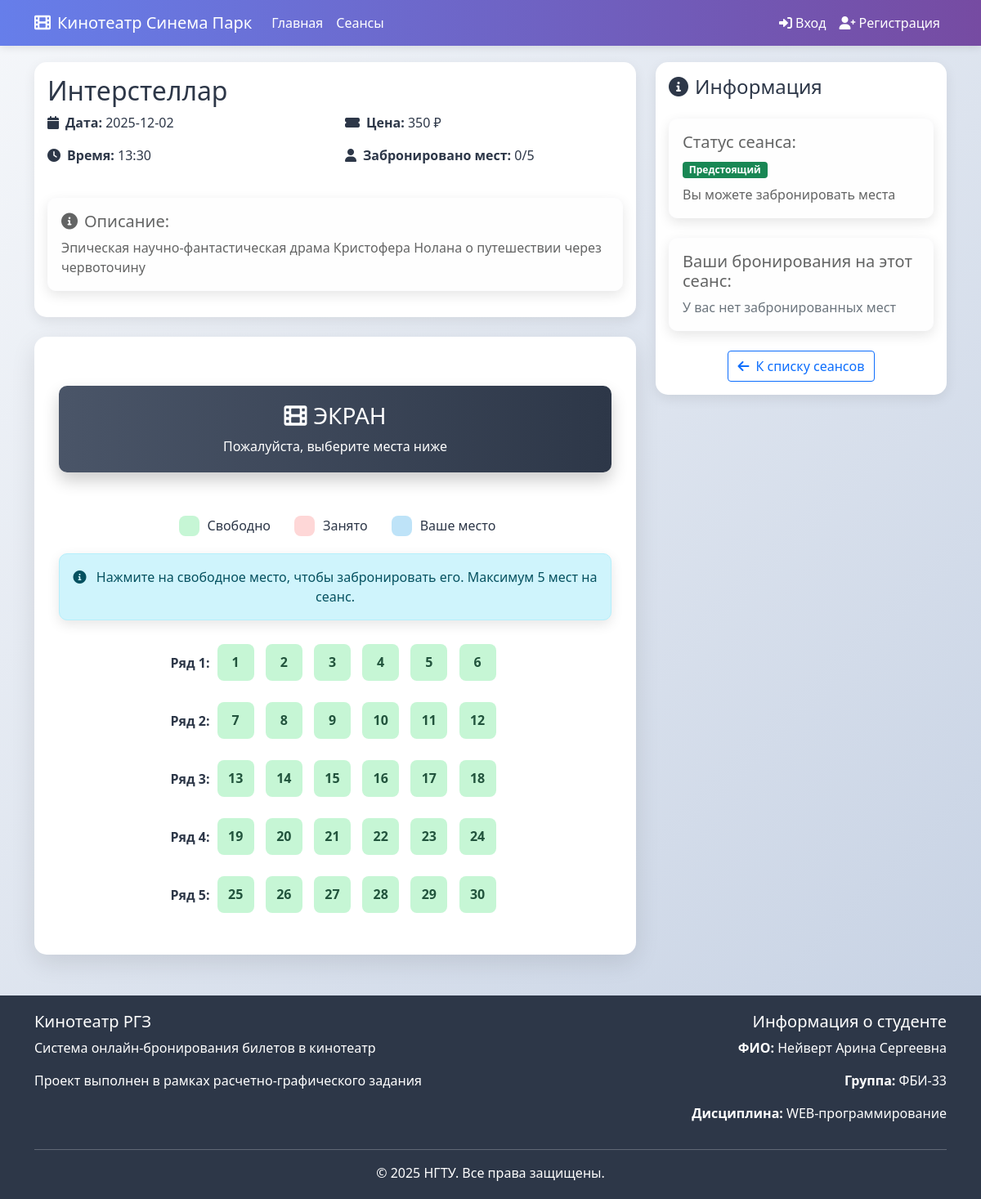
The app's page /rgz/session/3 (signed in) with its own data.
### tables this page shows
CREATE TABLE movies (
            id INTEGER PRIMARY KEY AUTOINCREMENT,
            title TEXT NOT NULL,
            description TEXT,
            duration_minutes INTEGER,
            created_at TIMESTAMP DEFAULT CURRENT_TIMESTAMP
        );

### rgz.py (the view)
@rgz_bp.route('/session/<int:session_id>')
def session_detail(session_id):
    if 'user_id' not in session:
        flash('Для бронирования необходимо войти в систему', 'error')
        return redirect(url_for('rgz.login'))
    conn = get_db_connection()
    session_data = conn.execute('''
        SELECT s.*, m.title as movie_title, m.description as movie_description
        FROM sessions s
        JOIN movies m ON s.movie_id = m.id
        WHERE s.id = ?
    ''', (session_id,)).fetchone()
    if not session_data:
        flash('Сеанс не найден', 'error')
        return redirect(url_for('rgz.sessions'))
    is_past = is_session_in_past(session_data['session_date'], session_data['session_time'])
    bookings = conn.execute('''
        SELECT b.seat_number, u.name as user_name, u.id as user_id
        FROM bookings b
        JOIN users u ON b.user_id = u.id
        WHERE b.session_id = ?
    ''', (session_id,)).fetchall()
    user_bookings_count = conn.execute('''
        SELECT COUNT(*) FROM bookings
        WHERE session_id = ? AND user_id = ?
    ''', (session_id, session['user_id'])).fetchone()[0]
    conn.close()
    can_book_more = user_bookings_count < CINEMA_CONFIG['max_seats_per_user']
    seats = []
    booked_seats_by_user = {}
    for booking in bookings:
        booked_seats_by_user[booking['seat_number']] = {
            'user_name': booking['user_name'],
            'user_id': booking['user_id']
        }
    for seat_num in range(1, CINEMA_CONFIG['total_seats'] + 1):
        status = booked_seats_by_user.get(seat_num)
        seats.append({
            'number': seat_num,
            'row': ((seat_num - 1) // CINEMA_CONFIG['cols']) + 1,
            'col': ((seat_num - 1) % CINEMA_CONFIG['cols']) + 1,
            'booked': status is not None,
            'booked_by_current': status['user_id'] == session['user_id'] if status else False,
            'user_name': status['user_name'] if status else None
        })
    return render_template('rgz/session_detail.html',
                         session=session_data,
                         seats=seats,
                         cinema_config=CINEMA_CONFIG,
                         student_info=STUDENT_INFO,
                         is_past=is_past,
                         user_bookings_count=user_bookings_count,
                         can_book_more=can_book_more)

### rgz.py (called while the page is built)
def get_db_path():
    base_dir = os.path.dirname(os.path.abspath(__file__))
    return os.path.join(base_dir, 'rgz_database.db')

def get_db_connection():
    db_path = get_db_path()
    conn = sqlite3.connect(db_path)
    conn.row_factory = sqlite3.Row
    return conn

def is_session_in_past(session_date_str, session_time_str):
    try:
        session_datetime = datetime.strptime(f'{session_date_str} {session_time_str}', '%Y-%m-%d %H:%M:%S')
        return session_datetime < datetime.now()
    except ValueError:
        try:
            session_datetime = datetime.strptime(f'{session_date_str} {session_time_str}', '%Y-%m-%d %H:%M')
            return session_datetime < datetime.now()
        except ValueError:
            return False

@rgz_bp.before_request
def before_request():
    g.student_info = STUDENT_INFO

### templates/rgz/session_detail.html (shortened to what this page needs)
{% extends "rgz/base.html" %}
{% block content %}
<div class="row">
    <div class="col-lg-8">
        <div class="card mb-4">
            <div class="card-body">
                <h2 class="card-title">{{ session.movie_title }}</h2>
                <div class="row mb-4">
                    <div class="col-md-6">
                        <p><i class="fas fa-calendar me-2"></i><strong>Дата:</strong> {{ session.session_date }}</p>
                        <p><i class="fas fa-clock me-2"></i><strong>Время:</strong> {{ session.session_time[:5] }}</p>
                    </div>
                    <div class="col-md-6">
                        <p><i class="fas fa-ticket-alt me-2"></i><strong>Цена:</strong> {{ session.price }} ₽</p>
                        <p><i class="fas fa-user me-2"></i><strong>Забронировано мест:</strong>
                            <span id="user-bookings-count">{{ user_bookings_count }}</span>/{{ cinema_config.max_seats_per_user }}
                        </p>
                    </div>
                </div>
                {% if session.movie_description %}
                <div class="alert alert-light">
                    <h5><i class="fas fa-info-circle me-2"></i>Описание:</h5>
                    <p class="mb-0">{{ session.movie_description }}</p>
                </div>
                {% endif %}
            </div>
        </div>
        <div class="cinema-layout">
            <div class="screen mb-5">
                <h3><i class="fas fa-film me-2"></i>ЭКРАН</h3>
                <p class="mb-0">Пожалуйста, выберите места ниже</p>
            </div>
            <div class="text-center mb-4">
                <div class="d-flex justify-content-center align-items-center mb-3">
                    <div class="d-flex align-items-center me-4">
                        <div class="seat available legend"></div>
                        <span>Свободно</span>
                    </div>
                    <div class="d-flex align-items-center me-4">
                        <div class="seat booked legend"></div>
                        <span>Занято</span>
                    </div>
                    <div class="d-flex align-items-center">
                        <div class="seat own-booking legend"></div>
                        <span>Ваше место</span>
                    </div>
                </div>
                {% if is_past %}
                <div class="alert alert-warning">
                    <i class="fas fa-exclamation-triangle me-2"></i>
                    Этот сеанс уже прошел. Бронирование недоступно.
                </div>
                {% elif not can_book_more %}
                <div class="alert alert-warning">
                    <i class="fas fa-exclamation-triangle me-2"></i>
                    Вы уже забронировали максимальное количество мест ({{ cinema_config.max_seats_per_user }}) на этот сеанс.
                </div>
                {% else %}
                <div class="alert alert-info">
                    <i class="fas fa-info-circle me-2"></i>
                    Нажмите на свободное место, чтобы забронировать его.
                    Максимум {{ cinema_config.max_seats_per_user }} мест на сеанс.
                </div>
                {% endif %}
            </div>
            <div class="seats-container text-center">
                {% for seat in seats %}
                    {% if seat.col == 1 %}
                        <div class="mb-3">
                            <strong>Ряд {{ seat.row }}:</strong>
                    {% endif %}
                    <div class="seat
                        {% if seat.booked %}
                            {% if seat.booked_by_current %}own-booking{% else %}booked{% endif %}
                        {% else %}
                            available
                        {% endif %}"
                        data-seat="{{ seat.number }}"
                        {% if not is_past and not seat.booked and can_book_more %}
                            onclick="bookSeat({{ session.id }}, {{ seat.number }})"
                        {% elif seat.booked_by_current %}
                            onclick="cancelBooking({{ session.id }}, {{ seat.number }})"
                        {% endif %}
                        title="Место {{ seat.number }}{% if seat.booked %} ({{ seat.user_name }}){% endif %}">
                        {{ seat.number }}
                    </div>
                    {% if seat.col == cinema_config.cols or loop.last %}
                        </div>
                    {% endif %}
                {% endfor %}
            </div>
        </div>
    </div>
    <div class="col-lg-4">
        <div class="card">
            <div class="card-body">
                <h4 class="card-title mb-4"><i class="fas fa-info-circle me-2"></i>Информация</h4>
                <div class="alert alert-light mb-4">
                    <h5>Статус сеанса:</h5>
                    {% if is_past %}
                    <span class="badge bg-warning">Прошедший</span>
                    <p class="mt-2 mb-0">Бронирование мест недоступно</p>
                    {% else %}
                    <span class="badge bg-success">Предстоящий</span>
                    <p class="mt-2 mb-0">Вы можете забронировать места</p>
                    {% endif %}
                </div>
                <div class="alert alert-light">
                    <h5>Ваши бронирования на этот сеанс:</h5>
                    <div id="user-bookings-list">
                        {% if user_bookings_count == 0 %}
                        <p class="mb-0 text-muted">У вас нет забронированных мест</p>
                        {% endif %}
                    </div>
                </div>
                <div class="text-center mt-4">
                    <a href="{{ url_for('rgz.sessions') }}" class="btn btn-outline-primary">
                        <i class="fas fa-arrow-left me-2"></i>К списку сеансов
                    </a>
                </div>
            </div>
        </div>
    </div>
</div>
{% endblock %}

### templates/rgz/base.html (style rules this page uses)
:root { --primary-color: #667eea; --secondary-color: #764ba2; --success-color: #48bb78; --danger-color: #f56565; --warning-color: #ed8936; --dark-color: #2d3748; --light-color: #f7fafc; }
body { font-family: 'Segoe UI', Tahoma, Geneva, Verdana, sans-serif; background: linear-gradient(135deg, #f5f7fa 0%, #c3cfe2 100%); min-height: 100vh; color: var(--dark-color); }
.card { border: none; border-radius: 15px; box-shadow: 0 5px 15px rgba(0, 0, 0, 0.08); transition: transform 0.3s ease; margin-bottom: 20px; }
.seat { width: 45px; height: 45px; margin: 5px; display: inline-flex; align-items: center; justify-content: center; border-radius: 8px; cursor: pointer; transition: all 0.2s ease; font-weight: bold; }
.seat.available { background-color: #c6f6d5; color: #22543d; }
.seat.booked { background-color: #fed7d7; color: #742a2a; cursor: not-allowed; }
.seat.own-booking { background-color: #bee3f8; color: #2c5282; }
.alert { border-radius: 10px; box-shadow: 0 5px 15px rgba(0, 0, 0, 0.1); animation: slideIn 0.3s ease; }
.screen { background: linear-gradient(90deg, #4a5568 0%, #2d3748 100%); color: white; text-align: center; padding: 20px; margin: 30px 0; border-radius: 10px; box-shadow: 0 10px 20px rgba(0, 0, 0, 0.2); }
.cinema-layout { background: white; padding: 30px; border-radius: 15px; box-shadow: 0 10px 30px rgba(0, 0, 0, 0.1); }

### templates/rgz/session_detail.html (style rules this page uses)
.seat.legend { width: 25px; height: 25px; margin-right: 10px; }

### records on screen
movies: movie_title "Интерстеллар", movie_description "Эпическая научно-фантастическая драма Кристофера Нолана о путешествии через червоточину"

### other values on screen
{{ session.session_date }} "2025-12-02"
{{ session.session_time[:5] }} "13:30"
{{ session.price }} "350"
{{ user_bookings_count }} "0"
{{ cinema_config.max_seats_per_user }} "5"
{{ seat.row }} "1" "2" "3" "4" "5"
{{ seat.number }} "1" "2" "3" "4" "5" "6" "7" "8" "9" "10" "11" "12" "13" "14" "15" "16" "17" "18" "19" "20" "21" "22" "23" "24" "25" "26" "27" "28" "29" "30"
{{ student_info.fio }} "Нейверт Арина Сергеевна"
{{ student_info.group }} "ФБИ-33"
